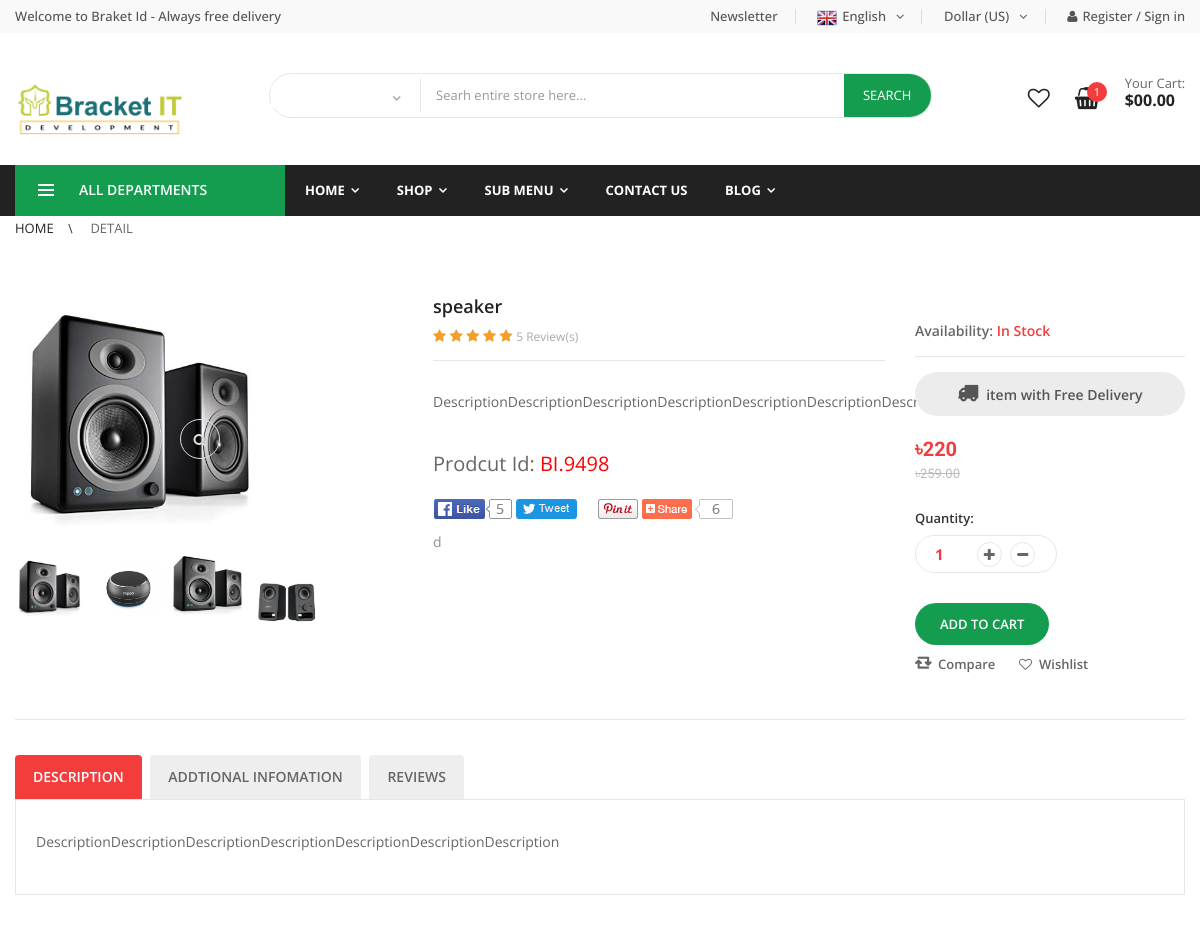
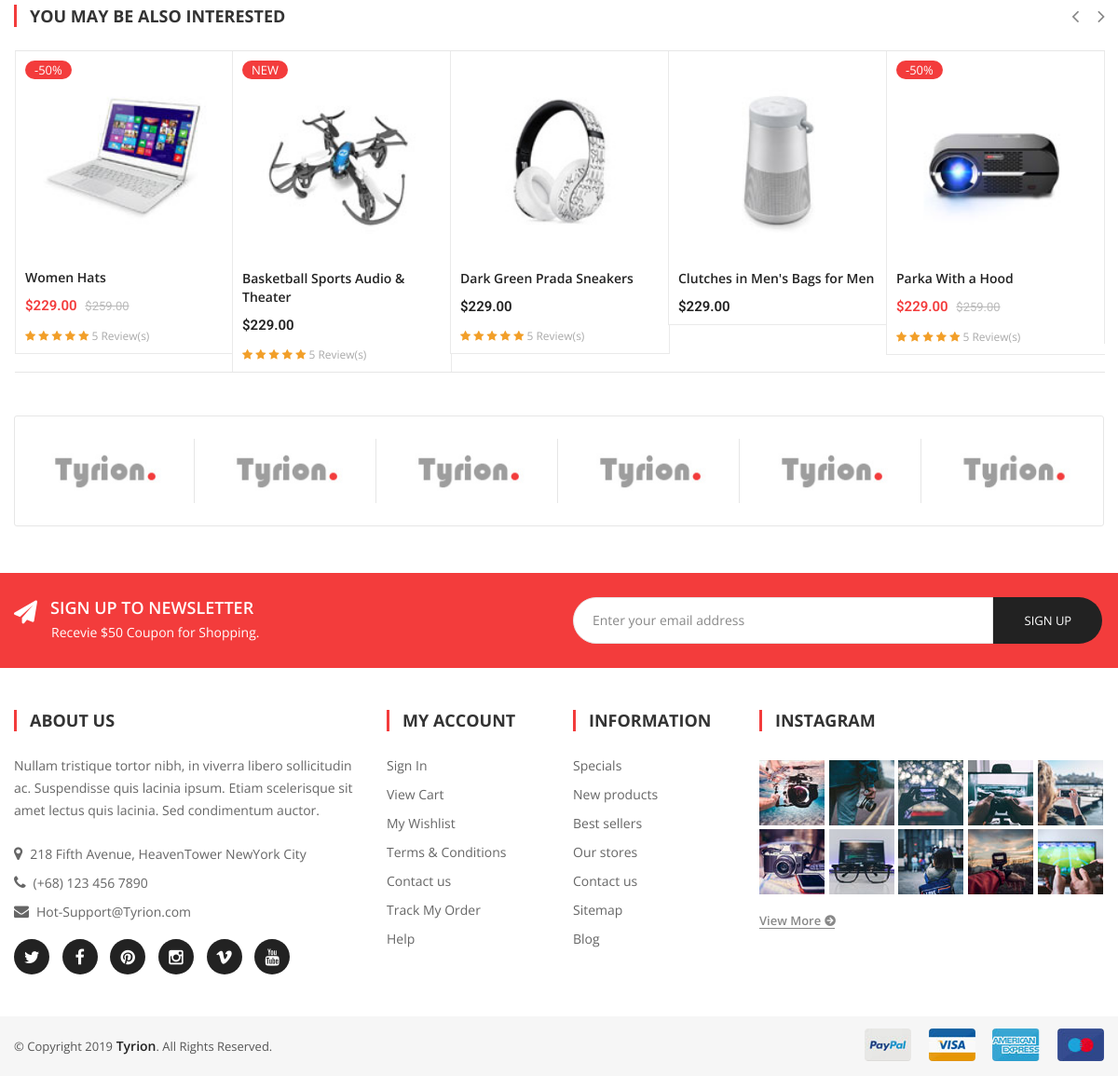
Screenshot of /detail.php?proDetaildId=77 with the database file from the repository (2 pictures, top to bottom).
### tables this page shows
CREATE TABLE `tbl_product2` (
  `id` int(11) NOT NULL,
  `product_id` varchar(255) NOT NULL,
  `image1` varchar(255) NOT NULL,
  `image2` varchar(255) NOT NULL,
  `image3` varchar(255) NOT NULL,
  `sort_description` varchar(255) NOT NULL,
  `specifications` varchar(255) NOT NULL,
  `availability` int(2) NOT NULL DEFAULT '0'
);

CREATE TABLE `tbl_product` (
  `id` int(11) NOT NULL,
  `cat` int(11) DEFAULT NULL,
  `brandId` int(11) DEFAULT NULL,
  `product_id` varchar(255) NOT NULL,
  `product_name` varchar(255) DEFAULT NULL,
  `price` varchar(255) DEFAULT NULL,
  `description` text,
  `image` varchar(255) DEFAULT NULL,
  `tages` varchar(255) DEFAULT NULL,
  `status` int(2) DEFAULT '0',
  `available_status` int(2) NOT NULL DEFAULT '0'
);

### detail.php (the view, shortened to what the rows shown need)
<?php include('inc/header.php');?>
<?php
 if (isset($_GET['proDetaildId'])) {
     $id=$_GET['proDetaildId'];
}
?>
		<main class="site-main">
  <?php
                $proDetails=$pd->singleProductDetails($id);
                if ($proDetails) {
                    while ($row=$proDetails->fetch_assoc()) {?>
            <div class="container">
                <div class="product-content-single">
                    <div class="row">
                    <div class="col-md-4 col-sm-12 padding-right">
<div class="product-media">
    <div class="image-preview-container image-thick-box image_preview_container">
        <img id="img_zoom" style='width:250px; height:250px' data-zoom-image="admin/<?php echo $row['image']?>" src="admin/<?php  echo $row['image']?>" alt="">
        <a href="#" class="btn-zoom open_qv"><i class="fa fa-search" aria-hidden="true"></i></a>
    </div>
    <div class="product-preview image-small product_preview">
        <div  id="thumbnails" class="thumbnails_carousel owl-carousel nav-style4" data-nav="true" data-autoplay="false" data-dots="false" data-loop="true" data-margin="10" data-responsive='{"0":{"items":3},"480":{"items":5},"600":{"items":5},"1000":{"items":5}}'>
            <a href="#" data-image="admin/<?php echo $row['image']?>" data-zoom-image="admin/<?php echo $row['image']?>" >
                <img style='width:100px; height:65px' src="admin/<?php echo $row['image']?>" data-large-image="admin/<?php echo $row['image']?>" alt="i1">
            </a>
            <a href="#" data-image="admin/<?php echo $row['image1']?>" data-zoom-image="admin/<?php echo $row['image1']?>">
                <img style='width:100px; height:65px' src="admin/<?php echo $row['image1']?>" data-large-image="admin/<?php echo $row['image1']?>" alt="i1">
            </a>
            <a href="#" data-image="admin/<?php echo $row['image2']?>" data-zoom-image="admin/<?php echo $row['image2']?>">
            <img style='width:100px; height:65px' src="admin/<?php echo $row['image2']?>" data-large-image="admin/<?php echo $row['image2']?>" alt="i1">
            </a>
            <a href="#" data-image="admin/<?php echo $row['image3']?>" data-zoom-image="admin/<?php echo $row['image3']?>">
            <img style='width:100px; height:65px' src="admin/<?php echo $row['image3']?>" data-large-image="admin/<?php echo $row['image3']?>" alt="i1">
            </a>
        </div>
    </div>
</div>
</div>
                        <div class="col-md-5 col-sm-6">
                            <div class="product-info-main">
                                <div class="product-name"><a href="#"><?php echo $row['product_name']?></a></div>
                                <span class="star-rating">
                                    <i class="fa fa-star" aria-hidden="true"></i>
                                    <i class="fa fa-star" aria-hidden="true"></i>
                                    <i class="fa fa-star" aria-hidden="true"></i>
                                    <i class="fa fa-star" aria-hidden="true"></i>
                                    <i class="fa fa-star" aria-hidden="true"></i>
                                    <span class="review">5 Review(s)</span>
                                </span>
                                <div class="product-infomation">
                                    <?php echo $row['description']?>
                                </div>
                                <div class="product-id" style="margin-bottom:20px">
                                    <p style="font-size:20px">Prodcut Id: <span style="color:red"><?php echo $row['product_id']?><span></p>
                                </div>
                                <div class="group-btn-share">
                                    <a href="#"><img src="assets/images/detail/btn1.png" alt="btn1"></a>
                                    <a href="#"><img src="assets/images/detail/btn2.png" alt="btn1"></a>
                                    <a href="#"><img src="assets/images/detail/btn3.png" alt="btn1"></a>
                                    <a href="#"><img src="assets/images/detail/btn4.png" alt="btn1"></a>
                                </div>
                                <div class="product-description">
                                     <?php
                                        echo $row['tages'];
                                        ?>
                                </div>
                            </div>
                        </div>
                        <div class="col-md-3 col-sm-6">
                            <div class="product-info-price">
                                <div class="product-info-stock-sku">
                                    <div class="stock available">
                                        <span class="label-stock">Availability: </span>
                                        <?php
                                       if ($row['available_status']==0) {
                                           echo "In Stock";
                                       }else{
                                           echo "Out of Stock";
                                       }
                                        ?>
                                    </div>
                                </div>
                                <div class="transportation">
                                    <span>item with Free Delivery</span>
                                </div>
                                <span class="price">
                                <ins>৳<?php echo $row['price']?></ins>
                                <del>৳259.00</del>
                                </span>
                                <form action="" method="post">
                                <div class="quantity">
                                    <h6 class="quantity-title">Quantity:</h6>
                                    <div class="buttons-added">
                                        <input type="text" value="1" name="qty" title="Qty"  class="input-text qty text" size="1">
                                        <a href="#" class="sign plus"><i class="fa fa-plus"></i></a>
                                        <a href="#" class="sign minus"><i class="fa fa-minus"></i></a>
                                    </div>
                                </div>
                                <div class="single-add-to-cart">
                                <input class="btn-add-to-cart" type="submit" name="submit" value="Add to Cart"/><br>
                                    <a href="#" title="Add to compare product" class="compare"><i class="flaticon-refresh-square-arrows"></i>Compare</a>
                                    <a href="#" title="Add to wishlist" class="wishlist"><i class="fa fa-heart-o" aria-hidden="true"></i>Wishlist</a>
                                </div>
                            </div>
                        </div>
                    </div>
                </div>
            </div>
            <div class="container">
                <div class="tab-details-product">
                    <ul class="box-tab nav-tab">
                        <li class="active"><a data-toggle="tab" href="#tab-1">Description</a></li>
                        <li><a data-toggle="tab" href="#tab-2">Addtional Infomation</a></li>
                        <li><a data-toggle="tab" href="#tab-3">Reviews</a></li>
                    </ul>
                    <div class="tab-container">
                        <div id="tab-1" class="tab-panel active">
                            <div class="box-content">
                                <?php echo $row['description']?>
                            </div>
                        </div>
                    </div>
                </div>
            </div>
<?php
}
}
?>
		</main>
<?php include('inc/footer.php')?>

### rows the page displays
tbl_product2: tbl_product.image (picture), image1 (picture), image2 (picture), image3 (picture), tbl_product.product_name "speaker", tbl_product.description "DescriptionDescriptionDescriptionDescriptionDescriptionDescriptionDescription", tbl_product.product_id "BI.9498", tbl_product.tages "d", tbl_product.price "220"
